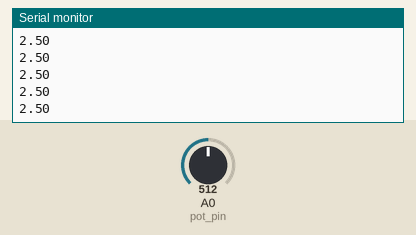
A sketch run on a simulated Arduino Uno, built with avr-gcc and run on an emulated ATmega328P. Shown: the last lines printed to the serial monitor. The inputs (shaded band) are chosen by the test bench; at power-on: A0 (pot_pin) = 512.

Above: at 1.2 s.
1.3 s: A0 (pot_pin) set to 716
At 1.68 s:
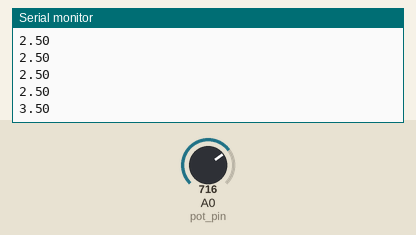
2.8 s: A0 (pot_pin) set to 900
At 2.94 s:
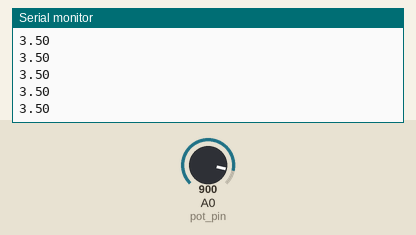
Timing chart, 0 to 5.8 s (numbered marks = the images above; inputs shaded):
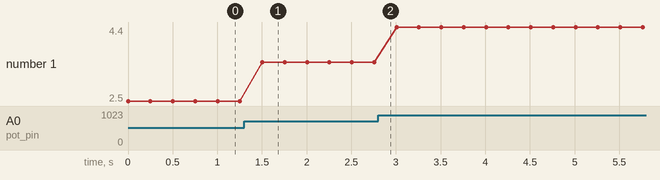

The sketch:

analog_read.ino
```cpp
int pot_pin = A0;
int read_value;
float voltage;

void setup() {
  pinMode(pot_pin, INPUT);
  Serial.begin(9600);
}

void loop() {
  read_value = analogRead(pot_pin);
  voltage = read_value * 5.0 / 1023.0;

  Serial.println(voltage);

  delay(250);
}
```

Measured:
- after the input at 1.3 s, the serial monitor: prints a new line after 0.20 s (image 1)
- plotted number 1: 2.5 → 3.5 after the input at 1.3 s, 3.5 → 4.4 after the input at 2.8 s
